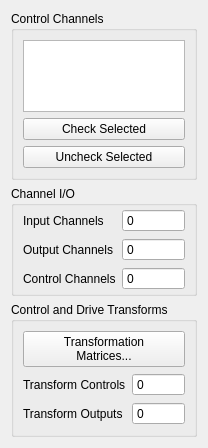
     <widget class="QWidget" name="layoutWidget">
      <layout class="QVBoxLayout" name="channels_layout">
       <item>
        <widget class="QGroupBox" name="control_channels_groupbox">
         <property name="sizePolicy">
          <sizepolicy hsizetype="Preferred" vsizetype="Expanding">
           <horstretch>0</horstretch>
           <verstretch>0</verstretch>
          </sizepolicy>
         </property>
         <property name="title">
          <string>Control Channels</string>
         </property>
         <layout class="QVBoxLayout" name="verticalLayout_3">
          <item>
           <widget class="QListWidget" name="control_channels_selector">
            <property name="sizePolicy">
             <sizepolicy hsizetype="Minimum" vsizetype="Expanding">
              <horstretch>0</horstretch>
              <verstretch>0</verstretch>
             </sizepolicy>
            </property>
            <property name="toolTip">
             <string>&lt;html&gt;&lt;head/&gt;&lt;body&gt;&lt;p&gt;&lt;span style=&quot; font-weight:600;&quot;&gt;Control Channels&lt;/span&gt;&lt;/p&gt;&lt;p&gt;Channels that are checked will be used as the control channels for this environment.  The control channels should be ordered in the specification the same way they are ordered in this list.  For example, the first row and column of the specification CPSD matrix will correspond to the first checked channel in this list.&lt;/p&gt;&lt;/body&gt;&lt;/html&gt;</string>
            </property>
            <property name="sizeAdjustPolicy">
             <enum>QAbstractScrollArea::AdjustToContents</enum>
            </property>
            <property name="selectionMode">
             <enum>QAbstractItemView::ExtendedSelection</enum>
            </property>
           </widget>
          </item>
          <item>
           <widget class="QPushButton" name="check_selected_button">
            <property name="toolTip">
             <string>&lt;html&gt;&lt;head/&gt;&lt;body&gt;&lt;p&gt;&lt;span style=&quot; font-weight:600;&quot;&gt;Check Selected&lt;/span&gt;&lt;/p&gt;&lt;p&gt;When clicked, any selected channels in the Control Channels list will be checked, and therefore used as control channels in the environment.&lt;/p&gt;&lt;/body&gt;&lt;/html&gt;</string>
            </property>
            <property name="text">
             <string>Check Selected</string>
            </property>
           </widget>
          </item>
          <item>
           <widget class="QPushButton" name="uncheck_selected_button">
            <property name="toolTip">
             <string>&lt;html&gt;&lt;head/&gt;&lt;body&gt;&lt;p&gt;&lt;span style=&quot; font-weight:600;&quot;&gt;Uncheck Selected&lt;/span&gt;&lt;/p&gt;&lt;p&gt;When clicked, any selected channels in the Control Channels list will be unchecked, and therefore not used as control channels in the environment.&lt;/p&gt;&lt;/body&gt;&lt;/html&gt;</string>
            </property>
            <property name="text">
             <string>Uncheck Selected</string>
            </property>
           </widget>
          </item>
         </layout>
        </widget>
       </item>
       <item>
        <widget class="QGroupBox" name="io_groupbox">
         <property name="title">
          <string>Channel I/O</string>
         </property>
         <layout class="QFormLayout" name="formLayout">
          <property name="leftMargin">
           <number>9</number>
          </property>
          <property name="topMargin">
           <number>3</number>
          </property>
          <property name="rightMargin">
           <number>9</number>
          </property>
          <property name="bottomMargin">
           <number>3</number>
          </property>
          <item row="0" column="0">
           <widget class="QLabel" name="input_channels_label">
            <property name="text">
             <string>Input Channels</string>
            </property>
           </widget>
          </item>
          <item row="0" column="1">
           <widget class="QSpinBox" name="input_channels_display">
            <property name="enabled">
             <bool>true</bool>
            </property>
            <property name="toolTip">
             <string>&lt;html&gt;&lt;head/&gt;&lt;body&gt;&lt;p&gt;&lt;span style=&quot; font-weight:600;&quot;&gt;Input Channels&lt;/span&gt;&lt;/p&gt;&lt;p&gt;A display showing the total number of physical channels this environment is measuring, including excitation channels and control channels.&lt;/p&gt;&lt;/body&gt;&lt;/html&gt;</string>
            </property>
            <property name="readOnly">
             <bool>true</bool>
            </property>
            <property name="buttonSymbols">
             <enum>QAbstractSpinBox::NoButtons</enum>
            </property>
            <property name="prefix">
             <string/>
            </property>
            <property name="maximum">
             <number>1000000</number>
            </property>
           </widget>
          </item>
          <item row="1" column="0">
           <widget class="QLabel" name="output_channels_label">
            <property name="text">
             <string>Output Channels</string>
            </property>
           </widget>
          </item>
          <item row="1" column="1">
           <widget class="QSpinBox" name="output_channels_display">
            <property name="enabled">
             <bool>true</bool>
            </property>
            <property name="toolTip">
             <string>&lt;html&gt;&lt;head/&gt;&lt;body&gt;&lt;p&gt;&lt;span style=&quot; font-weight:600;&quot;&gt;Output Channels&lt;/span&gt;&lt;/p&gt;&lt;p&gt;A display showing the total number of physical channels this environment is outputting to excitation devices such as vibration shakers.&lt;/p&gt;&lt;/body&gt;&lt;/html&gt;</string>
            </property>
            <property name="readOnly">
             <bool>true</bool>
            </property>
            <property name="buttonSymbols">
             <enum>QAbstractSpinBox::NoButtons</enum>
            </property>
            <property name="prefix">
             <string/>
            </property>
            <property name="maximum">
             <number>1000000</number>
            </property>
           </widget>
          </item>
          <item row="2" column="0">
           <widget class="QLabel" name="control_channels_label">
            <property name="text">
             <string>Control Channels</string>
            </property>
           </widget>
          </item>
          <item row="2" column="1">
           <widget class="QSpinBox" name="control_channels_display">
            <property name="enabled">
             <bool>true</bool>
            </property>
            <property name="toolTip">
             <string>&lt;html&gt;&lt;head/&gt;&lt;body&gt;&lt;p&gt;&lt;span style=&quot; font-weight:600;&quot;&gt;Control Channels&lt;/span&gt;&lt;/p&gt;&lt;p&gt;A display showing the total number of physical channels this environment is controlling to.&lt;/p&gt;&lt;/body&gt;&lt;/html&gt;</string>
            </property>
            <property name="readOnly">
             <bool>true</bool>
            </property>
            <property name="buttonSymbols">
             <enum>QAbstractSpinBox::NoButtons</enum>
            </property>
            <property name="prefix">
             <string/>
            </property>
            <property name="maximum">
             <number>1000000</number>
            </property>
           </widget>
          </item>
         </layout>
        </widget>
       </item>
       <item>
        <widget class="QGroupBox" name="transformation_matrices_groupbox">
         <property name="sizePolicy">
          <sizepolicy hsizetype="Preferred" vsizetype="Preferred">
           <horstretch>0</horstretch>
           <verstretch>0</verstretch>
          </sizepolicy>
         </property>
         <property name="title">
          <string>Control and Drive Transforms</string>
         </property>
         <layout class="QFormLayout" name="formLayout_2">
          <item row="1" column="0">
           <widget class="QLabel" name="transform_channels_label">
            <property name="text">
             <string>Transform Controls</string>
            </property>
           </widget>
          </item>
          <item row="1" column="1">
           <widget class="QSpinBox" name="transform_channels_display">
            <property name="enabled">
             <bool>true</bool>
            </property>
            <property name="toolTip">
             <string>&lt;html&gt;&lt;head/&gt;&lt;body&gt;&lt;p&gt;&lt;span style=&quot; font-weight:600;&quot;&gt;Transform Controls&lt;/span&gt;&lt;/p&gt;&lt;p&gt;A display showing the number of virtual control channels in the environment due to transformation matrices applied to the physical control channels.&lt;/p&gt;&lt;/body&gt;&lt;/html&gt;</string>
            </property>
            <property name="readOnly">
             <bool>true</bool>
            </property>
            <property name="buttonSymbols">
             <enum>QAbstractSpinBox::NoButtons</enum>
            </property>
            <property name="prefix">
             <string/>
            </property>
            <property name="maximum">
             <number>1000000</number>
            </property>
           </widget>
          </item>
          <item row="2" column="0">
           <widget class="QLabel" name="transform_outputs_label">
            <property name="text">
             <string>Transform Outputs</string>
            </property>
           </widget>
          </item>
          <item row="2" column="1">
           <widget class="QSpinBox" name="transform_outputs_display">
            <property name="enabled">
             <bool>true</bool>
            </property>
            <property name="toolTip">
             <string>&lt;html&gt;&lt;head/&gt;&lt;body&gt;&lt;p&gt;&lt;span style=&quot; font-weight:600;&quot;&gt;Transform Outputs&lt;/span&gt;&lt;/p&gt;&lt;p&gt;A display showing the number of virtual excitation channels in the environment due to transformation matrices applied to the physical excitation channels.&lt;/p&gt;&lt;/body&gt;&lt;/html&gt;</string>
            </property>
            <property name="readOnly">
             <bool>true</bool>
            </property>
            <property name="buttonSymbols">
             <enum>QAbstractSpinBox::NoButtons</enum>
            </property>
            <property name="prefix">
             <string/>
            </property>
            <property name="maximum">
             <number>1000000</number>
            </property>
           </widget>
          </item>
          <item row="0" column="0" colspan="2">
           <widget class="QPushButton" name="transformation_matrices_button">
            <property name="sizePolicy">
             <sizepolicy hsizetype="Preferred" vsizetype="Fixed">
              <horstretch>0</horstretch>
              <verstretch>0</verstretch>
             </sizepolicy>
            </property>
            <property name="toolTip">
             <string>&lt;html&gt;&lt;head/&gt;&lt;body&gt;&lt;p&gt;&lt;span style=&quot; font-weight:600;&quot;&gt;Transformation Matrices...&lt;/span&gt;&lt;/p&gt;&lt;p&gt;Open the transformation matrix dialog to allow specification of transformations to virtual control or virtual excitation channels.&lt;/p&gt;&lt;/body&gt;&lt;/html&gt;</string>
            </property>
            <property name="text">
             <string>Transformation
Matrices...</string>
            </property>
           </widget>
          </item>
         </layout>
        </widget>
       </item>
      </layout>
     </widget>
